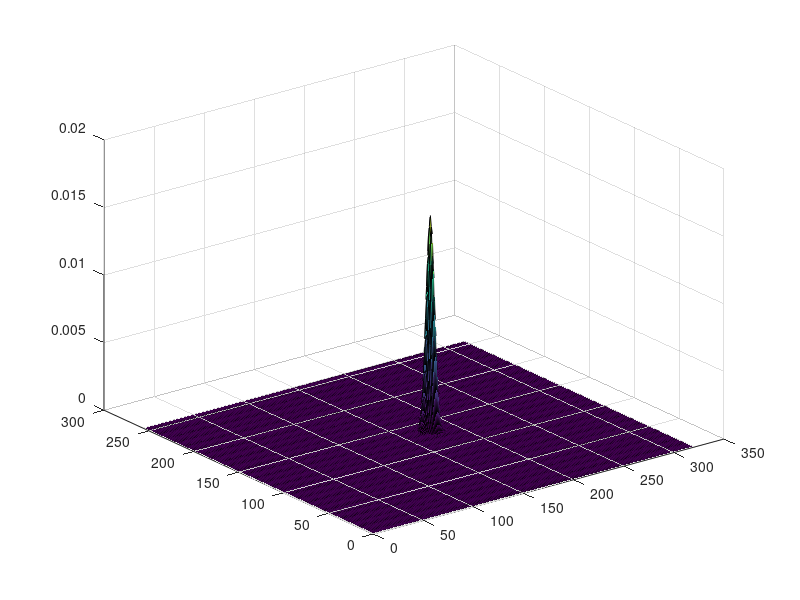

Reproduce this figure in MATLAB.
mux2 = 177; muy2 = 134;
mu2 = [mux2 muy2];
sigma3 = [ 10 0; 0 10];
x2 = 1:320; y2 = 1:256;
[X2 Y2] = meshgrid(x2,y2);
pdf2d2 = mvnpdf([X2(:) Y2(:)], mu2, sigma3);
pdf2d2 = reshape(pdf2d2, length(y2), length(x2));
figure(); surf(x2, y2, pdf2d2);